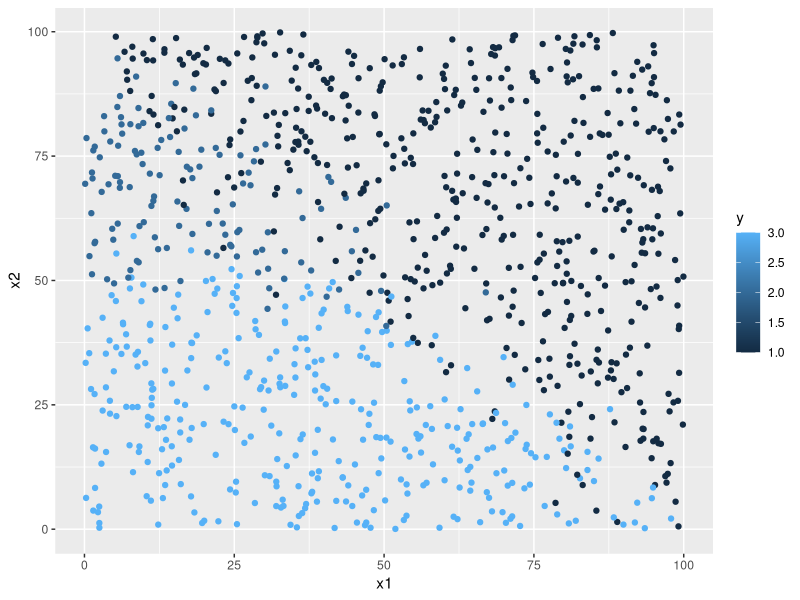

Reproduce this figure in R.
#   Example multinomial regression problem from 
#   http://www.jameskeirstead.ca/blog/how-to-multinomial-regression-models-in-r/

library(ggplot2)

n <- 1000
df1 <- data.frame(x1=runif(n,0,100),
                  x2=runif(n,0,100))
df1 <- transform(df1,
                 y=1+ifelse(100 - x1 - x2 + rnorm(n,sd=10) < 0, 0,
                            ifelse(100 - 2*x2 + rnorm(n,sd=10) < 0, 1, 2)),
                 set="Original")



ggplot(df1, aes(x1,x2, color=y)) + geom_point()

# Load the neural network package and fit the model
library(nnet)
mod <- multinom(y ~ x1 + x2, df1)

predict(mod)

predict(mod,df1,"probs")

# Function to predict multinomial logit choice model outcomes
# model = nnet class multinomial model
# newdata = data frame containing new values to predict
predictMNL <- function(model, newdata) {
  
  # Only works for neural network models
  if (is.element("nnet",class(model))) {
    # Calculate the individual and cumulative probabilities
    probs <- predict(model,newdata,"probs")
    cum.probs <- t(apply(probs,1,cumsum))
    
    # Draw random values
    vals <- runif(nrow(newdata))
    
    # Join cumulative probabilities and random draws
    tmp <- cbind(cum.probs,vals)
    
    # For each row, get choice index.
    k <- ncol(probs)
    ids <- 1 + apply(tmp,1,function(x) length(which(x[1:k] < x[k+1])))
    
    # Return the values
    return(ids)
  }
}

# Make up some new data
n <- 200
df <- data.frame(x1=runif(n,0,100),
                 x2=runif(n,0,100),
                 set="Model")
y2 <- predictMNL(mod,df)
df2 <- cbind(df,y=y2)